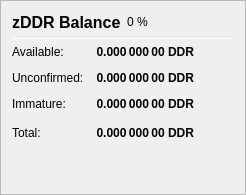
                   <widget class="QFrame" name="frame_ZerocoinBalances">
                    <property name="frameShape">
                     <enum>QFrame::StyledPanel</enum>
                    </property>
                    <property name="frameShadow">
                     <enum>QFrame::Raised</enum>
                    </property>
                    <layout class="QVBoxLayout" name="verticalLayout_7">
                     <item>
                      <layout class="QHBoxLayout" name="horizontalLayout_8" stretch="0,0,0">
                       <item>
                        <widget class="QLabel" name="label_5z_3">
                         <property name="minimumSize">
                          <size>
                           <width>0</width>
                           <height>20</height>
                          </size>
                         </property>
                         <property name="font">
                          <font>
                           <pointsize>12</pointsize>
                           <weight>75</weight>
                           <bold>true</bold>
                          </font>
                         </property>
                         <property name="text">
                          <string>zDDR Balance</string>
                         </property>
                        </widget>
                       </item>
                       <item>
                        <widget class="QLabel" name="labelzDDRPercent">
                         <property name="text">
                          <string notr="true">0 %</string>
                         </property>
                        </widget>
                       </item>
                       <item>
                        <spacer name="horizontalSpacer_11">
                         <property name="orientation">
                          <enum>Qt::Horizontal</enum>
                         </property>
                         <property name="sizeHint" stdset="0">
                          <size>
                           <width>40</width>
                           <height>20</height>
                          </size>
                         </property>
                        </spacer>
                       </item>
                      </layout>
                     </item>
                     <item>
                      <widget class="Line" name="line_ZerocoinBalance">
                       <property name="minimumSize">
                        <size>
                         <width>0</width>
                         <height>1</height>
                        </size>
                       </property>
                       <property name="maximumSize">
                        <size>
                         <width>16777215</width>
                         <height>1</height>
                        </size>
                       </property>
                       <property name="orientation">
                        <enum>Qt::Horizontal</enum>
                       </property>
                      </widget>
                     </item>
                     <item>
                      <layout class="QGridLayout" name="gridLayout_5">
                       <property name="spacing">
                        <number>12</number>
                       </property>
                       <item row="1" column="0">
                        <widget class="QLabel" name="labelzBalanceMatureText">
                         <property name="toolTip">
                          <string>Mature: more than 20 confirmation and more than 1 mint of the same denomination after it was minted.
These zDDR are spendable.</string>
                         </property>
                         <property name="text">
                          <string>Available:</string>
                         </property>
                        </widget>
                       </item>
                       <item row="1" column="1">
                        <widget class="QLabel" name="labelzBalanceMature">
                         <property name="font">
                          <font>
                           <weight>75</weight>
                           <bold>true</bold>
                          </font>
                         </property>
                         <property name="toolTip">
                          <string>Mature: more than 20 confirmation and more than 1 mint of the same denomination after it was minted.
These zDDR are spendable.</string>
                         </property>
                         <property name="text">
                          <string notr="true">0.000 000 00 DDR</string>
                         </property>
                         <property name="alignment">
                          <set>Qt::AlignRight|Qt::AlignTrailing|Qt::AlignVCenter</set>
                         </property>
                        </widget>
                       </item>
                       <item row="2" column="0">
                        <widget class="QLabel" name="labelzBalanceUnconfirmedText">
                         <property name="toolTip">
                          <string>Unconfirmed: less than 20 confirmations
Immature: confirmed, but less than 1 mint of the same denomination after it was minted</string>
                         </property>
                         <property name="text">
                          <string>Unconfirmed:</string>
                         </property>
                        </widget>
                       </item>
                       <item row="2" column="1">
                        <widget class="QLabel" name="labelzBalanceUnconfirmed">
                         <property name="font">
                          <font>
                           <weight>75</weight>
                           <bold>true</bold>
                          </font>
                         </property>
                         <property name="toolTip">
                          <string>Unconfirmed: less than 20 confirmations
Immature: confirmed, but less than 1 mint of the same denomination after it was minted</string>
                         </property>
                         <property name="text">
                          <string notr="true">0.000 000 00 DDR</string>
                         </property>
                         <property name="alignment">
                          <set>Qt::AlignRight|Qt::AlignTrailing|Qt::AlignVCenter</set>
                         </property>
                        </widget>
                       </item>
                       <item row="3" column="0">
                        <widget class="QLabel" name="labelzBalanceImmatureText">
                         <property name="toolTip">
                          <string>Unconfirmed: less than 20 confirmations
Immature: confirmed, but less than 1 mint of the same denomination after it was minted</string>
                         </property>
                         <property name="text">
                          <string>Immature:</string>
                         </property>
                        </widget>
                       </item>
                       <item row="3" column="1">
                        <widget class="QLabel" name="labelzBalanceImmature">
                         <property name="font">
                          <font>
                           <weight>75</weight>
                           <bold>true</bold>
                          </font>
                         </property>
                         <property name="toolTip">
                          <string>Unconfirmed: less than 20 confirmations
Immature: confirmed, but less than 1 mint of the same denomination after it was minted</string>
                         </property>
                         <property name="text">
                          <string notr="true">0.000 000 00 DDR</string>
                         </property>
                         <property name="alignment">
                          <set>Qt::AlignRight|Qt::AlignTrailing|Qt::AlignVCenter</set>
                         </property>
                        </widget>
                       </item>
                       <item row="4" column="0">
                        <widget class="QLabel" name="labelzBalanceText">
                         <property name="toolTip">
                          <string>Your current zDDR balance, unconfirmed and immature zDDR included.</string>
                         </property>
                         <property name="text">
                          <string>Total:</string>
                         </property>
                        </widget>
                       </item>
                       <item row="4" column="1">
                        <widget class="QLabel" name="labelzBalance">
                         <property name="font">
                          <font>
                           <weight>75</weight>
                           <bold>true</bold>
                          </font>
                         </property>
                         <property name="cursor">
                          <cursorShape>IBeamCursor</cursorShape>
                         </property>
                         <property name="toolTip">
                          <string>Your current zDDR balance, unconfirmed and immature zDDR included.</string>
                         </property>
                         <property name="text">
                          <string notr="true">0.000 000 00 DDR</string>
                         </property>
                         <property name="alignment">
                          <set>Qt::AlignRight|Qt::AlignTrailing|Qt::AlignVCenter</set>
                         </property>
                         <property name="textInteractionFlags">
                          <set>Qt::LinksAccessibleByMouse|Qt::TextSelectableByKeyboard|Qt::TextSelectableByMouse</set>
                         </property>
                        </widget>
                       </item>
                       <item row="4" column="2">
                        <spacer name="horizontalSpacer_4">
                         <property name="orientation">
                          <enum>Qt::Horizontal</enum>
                         </property>
                         <property name="sizeHint" stdset="0">
                          <size>
                           <width>40</width>
                           <height>20</height>
                          </size>
                         </property>
                        </spacer>
                       </item>
                      </layout>
                     </item>
                     <item>
                      <spacer name="verticalSpacer_4">
                       <property name="orientation">
                        <enum>Qt::Vertical</enum>
                       </property>
                       <property name="sizeHint" stdset="0">
                        <size>
                         <width>20</width>
                         <height>40</height>
                        </size>
                       </property>
                      </spacer>
                     </item>
                    </layout>
                   </widget>
